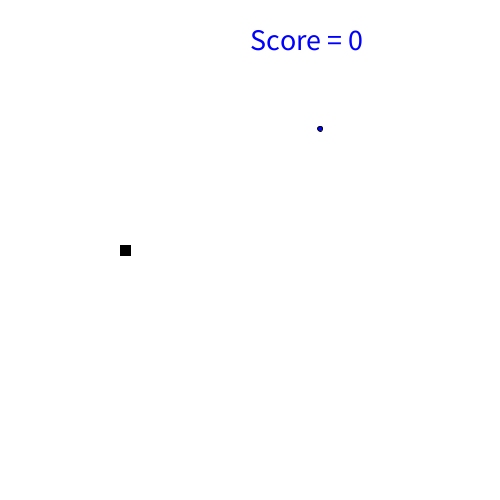
Frame 1 (no input)
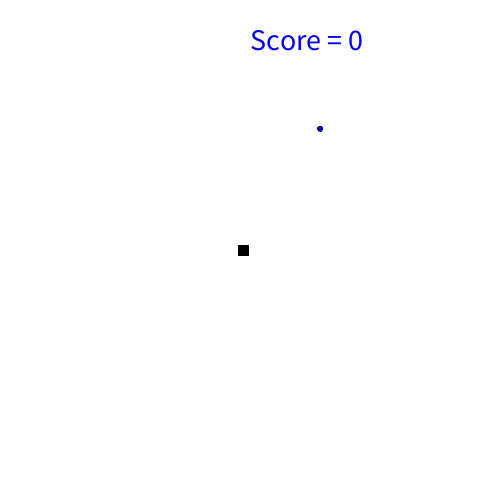
Frame 60 (the mouse pressed at the canvas centre just before this capture)
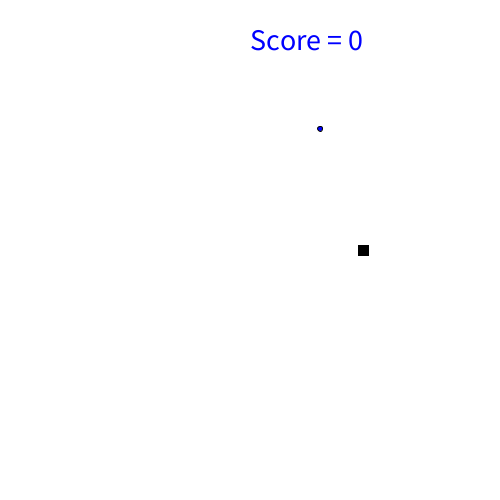
Frame 120 (the mouse held since frame 60 and released just before this capture)

The Processing sketch that drew these frames (run headless with seeded random() and noise(); from frame 60 on, the mouse is pressed at the canvas centre):

// Processing sketch: snake
// ── snake.pde
Player player;
Food food;
int score = 0;
int step = 0;

void setup(){
  frameRate(60);
  size(500,500);
  player = new Player();
  food = new Food();
  rectMode(CENTER);
  
}

void draw(){
  background(255);
  player.show();
  food.show();
  if (food.eaten() == true){
    score ++;
    food = new Food();
    
  }
  keepScore();
  step ++;
  
}

void keepScore(){
  fill(0,0,255);
  textSize(30);
  text("Score = " + score, width/2,50);
  
}

// ── food.pde
class Food{
  
  PVector pos;
  
  Food(){
    pos = new PVector(random(width-5),random(height-5));
    
  }
  
  void show(){
    fill(0,0,255);
    ellipse(pos.x,pos.y,5,5);
    
  }
  
  boolean eaten(){
    if (dist(player.pos.x,player.pos.y,pos.x,pos.y) <= 10){
      return true;
    }
    return false;
    
  }  
}

// ── player.pde
class Player{
  
  PVector pos;
  PVector vel;
  boolean isDead;
  char key;
  int sideLen = 10;
  ArrayList<PVector> moves = new ArrayList<PVector>();
  int len = 1;
  PVector temp = new PVector(0,0);
  
  Player(){
    pos = new PVector(width/4,height/2);
    vel = new PVector(2,0);
    isDead = false;
    
  }
  
  void show(){
    fill(0);
    rect(pos.x,pos.y,sideLen,sideLen);
    if (score > 0){
      for (int i = 1;i <= score;i ++){
        temp = moves.get(step - (i * 10));
        rectMode(CENTER);
        rect(temp.x,temp.y,8,8);
      }
      checkOverlap();
    }
    if (isDead == false){
      pos.add(vel);
      checkCrash();
      control();
      moves.add(new PVector(pos.x,pos.y));
        
    } 
  }
  
  void checkCrash(){
    if (pos.x - 5 <= 0 || pos.x + 5 >= width || pos.y - 5 <= 0 || pos.y + 5 >= height){
      isDead = true;     
    }
  }

  void checkOverlap(){
    for (int i = 1;i <= score; i ++){
      temp = moves.get(step - (i * 10));
      if (dist(temp.x,temp.y,pos.x,pos.y) < 10){
        isDead = true;
      }
    }

  }
  
  void control(){
    if (keyPressed){
      if (keyCode == UP){
        vel.y = -2;
        vel.x = 0;
      }
      if (keyCode == DOWN){
        vel.y = 2;
        vel.x = 0;
      }
      if (keyCode == LEFT){
        vel.x = -2;
        vel.y = 0;
      }
      if (keyCode == RIGHT){
        vel.x = 2;
        vel.y = 0;
      }
    }
  }
}
